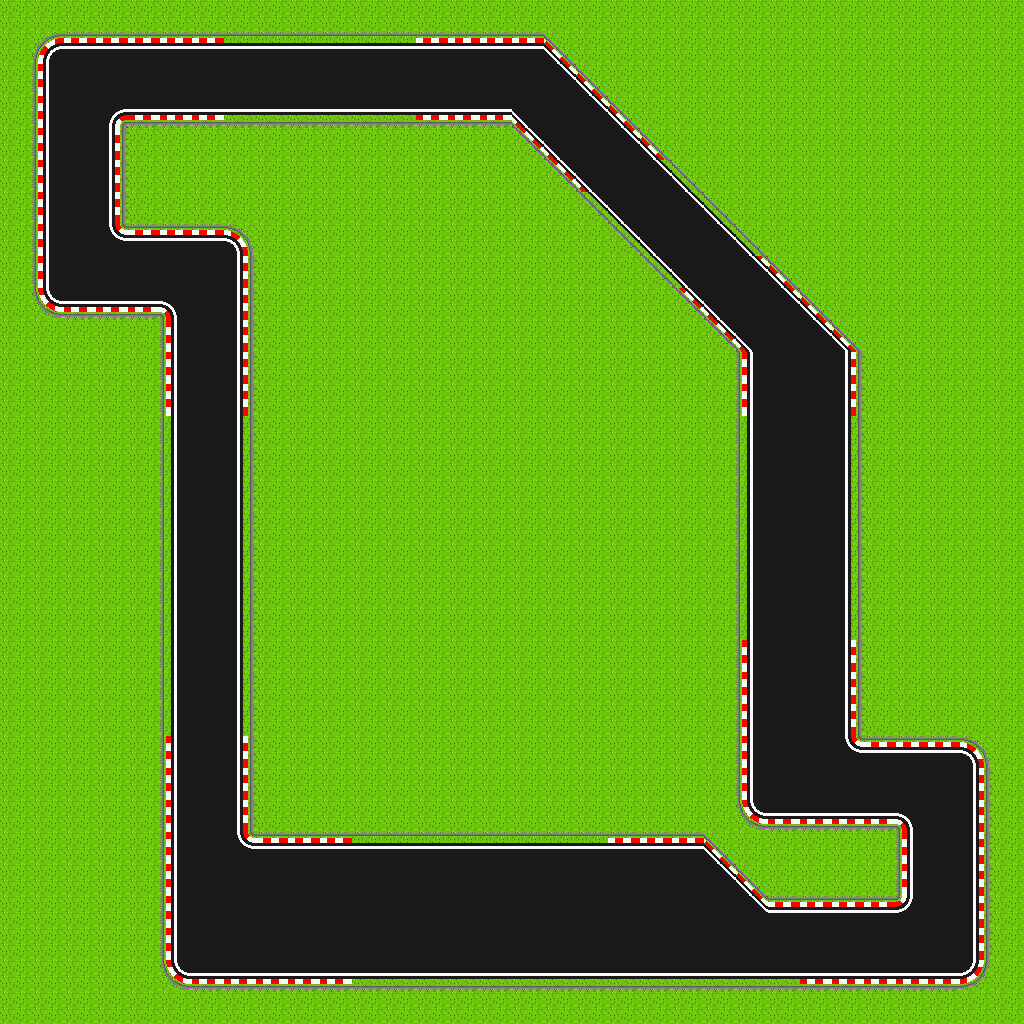

Below is a game level as drawn by its tile map, then a one-line description and the .tmx that defines it (tile-layer data replaced by summaries):
An orthogonal 32x32 tile map with 32x32 px tiles, 4 tile layers (grass, asphalt, candystripe, railing).

<map version="1.8" tiledversion="1.8.5" orientation="orthogonal" renderorder="right-down" width="32" height="32" tilewidth="32" tileheight="32" infinite="0" nextlayerid="5" nextobjectid="1">
 <editorsettings>
  <export target="track1.json" format="json" />
 </editorsettings>
 <tileset firstgid="1" name="track-tileset1" tilewidth="32" tileheight="32" spacing="2" margin="2" tilecount="72" columns="6">
  <image source="../tilesets/track-tileset1.png" width="204" height="408" />
 </tileset>
 <layer id="2" name="grass" width="32" height="32">
  <data>[1024 cells, 1024 non-empty, 1 distinct tile ids]</data>
 </layer>
 <layer id="1" name="asphalt" width="32" height="32">
  <data>[1024 cells, 360 non-empty, 17 distinct tile ids]</data>
 </layer>
 <layer id="3" name="candystripe" width="32" height="32">
  <data>[1024 cells, 136 non-empty, 16 distinct tile ids]</data>
 </layer>
 <layer id="4" name="railing" width="32" height="32">
  <data>[1024 cells, 216 non-empty, 16 distinct tile ids]</data>
 </layer>
</map>